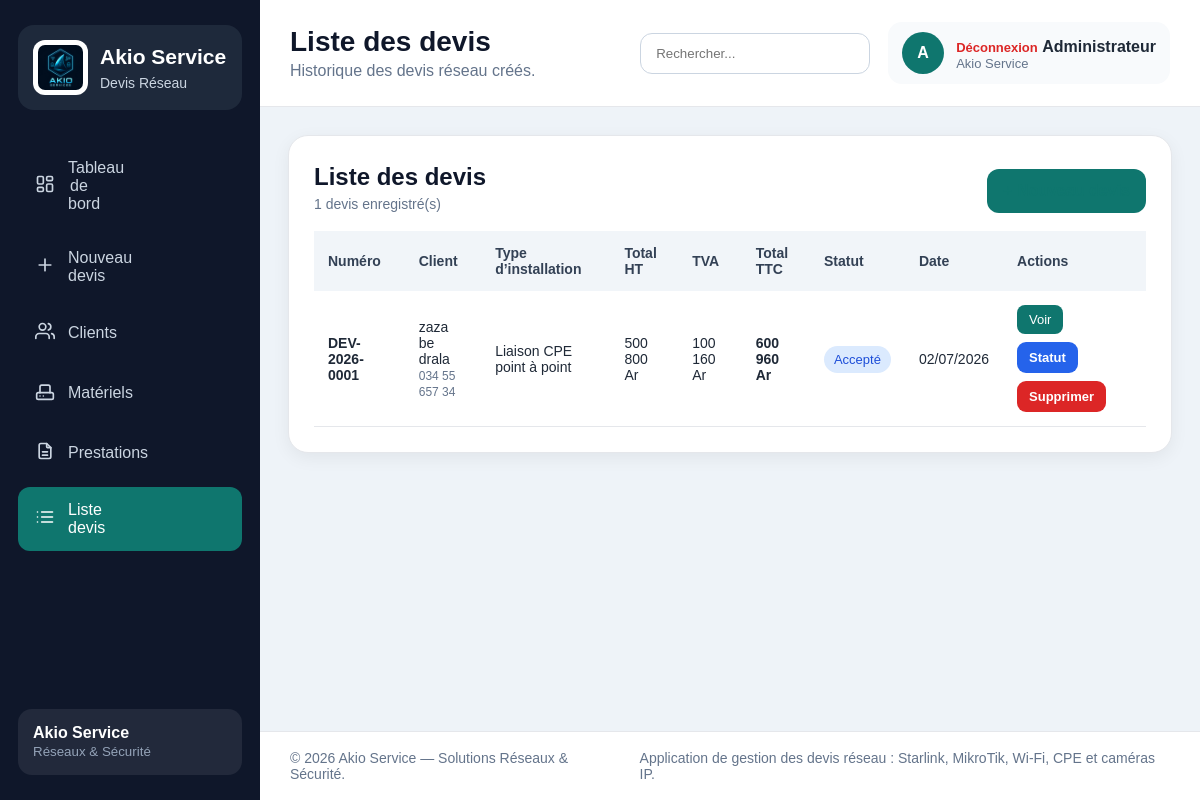
Screenshot of /liste_devis.php (signed in) with the database file from the repository.
### tables this page shows
CREATE TABLE `devis` (
  `id` int(11) NOT NULL AUTO_INCREMENT,
  `numero_devis` varchar(50) DEFAULT NULL,
  `client_id` int(11) DEFAULT NULL,
  `type_installation` varchar(100) DEFAULT NULL,
  `total_ht` decimal(12,2) DEFAULT NULL,
  `tva` decimal(12,2) DEFAULT NULL,
  `total_ttc` decimal(12,2) DEFAULT NULL,
  `statut` varchar(30) DEFAULT 'Brouillon',
  `date_devis` datetime DEFAULT current_timestamp(),
  PRIMARY KEY (`id`),
  KEY `client_id` (`client_id`),
  CONSTRAINT `devis_ibfk_1` FOREIGN KEY (`client_id`) REFERENCES `clients` (`id`)
);

CREATE TABLE `clients` (
  `id` int(11) NOT NULL AUTO_INCREMENT,
  `nom` varchar(100) NOT NULL,
  `telephone` varchar(30) DEFAULT NULL,
  `adresse` varchar(150) DEFAULT NULL,
  `email` varchar(100) DEFAULT NULL,
  `type_client` varchar(50) DEFAULT NULL,
  `date_creation` datetime DEFAULT current_timestamp(),
  PRIMARY KEY (`id`)
);

### liste_devis.php (the view, shortened to what this page needs)
<?php
require_once "config.php";
$requete = $pdo->query("
    SELECT
        devis.id,
        devis.numero_devis,
        devis.type_installation,
        devis.total_ht,
        devis.tva,
        devis.total_ttc,
        devis.statut,
        devis.date_devis,
        clients.nom AS client_nom,
        clients.telephone AS client_telephone
    FROM devis
    LEFT JOIN clients ON devis.client_id = clients.id
    ORDER BY devis.id DESC
");
$devis_liste = $requete->fetchAll(PDO::FETCH_ASSOC);
require_once "includes/header.php";
?>
<section class="content">
    <div class="panel">
        <div class="panel-header">
            <div>
                <h2>Liste des devis</h2>
                <p class="panel-subtitle">
                    <?php echo count($devis_liste); ?> devis enregistré(s)
                </p>
            </div>
            <a href="nouveau_devis.php" class="btn-submit">
            </a>
        </div>
        <?php if (count($devis_liste) > 0): ?>
            <div class="table-wrapper">
                <table>
                    <thead>
                        <tr>
                            <th>Numéro</th>
                            <th>Client</th>
                            <th>Type d’installation</th>
                            <th>Total HT</th>
                            <th>TVA</th>
                            <th>Total TTC</th>
                            <th>Statut</th>
                            <th>Date</th>
                            <th>Actions</th>
                        </tr>
                    </thead>
                    <tbody>
                        <?php foreach ($devis_liste as $devis): ?>
                            <tr>
                                <td>
                                    <strong>
                                        <?php echo htmlspecialchars($devis["numero_devis"]); ?>
                                    </strong>
                                </td>
                                <td>
                                    <?php echo htmlspecialchars($devis["client_nom"] ?? "Client non défini"); ?>
                                    <?php if (!empty($devis["client_telephone"])): ?>
                                        <br>
                                        <small>
                                            <?php echo htmlspecialchars($devis["client_telephone"]); ?>
                                        </small>
                                    <?php endif; ?>
                                </td>
                                <td>
                                    <?php echo htmlspecialchars($devis["type_installation"]); ?>
                                </td>
                                <td>
                                    <?php echo number_format($devis["total_ht"], 0, ",", " "); ?> Ar
                                </td>
                                <td>
                                    <?php echo number_format($devis["tva"], 0, ",", " "); ?> Ar
                                </td>
                                <td>
                                    <strong>
                                        <?php echo number_format($devis["total_ttc"], 0, ",", " "); ?> Ar
                                    </strong>
                                </td>
                                <td>
                                    <span class="status">
                                        <?php echo htmlspecialchars($devis["statut"]); ?>
                                    </span>
                                </td>
                                <td>
                                    <?php echo date("d/m/Y", strtotime($devis["date_devis"])); ?>
                                </td>
                                <td>
                                    <div class="table-actions">
                                        <a
                                            href="voir_devis.php?id=<?php echo $devis["id"]; ?>"
                                            class="small-btn"
                                        >
                                            Voir
                                        </a>
                                        <button
                                            type="button"
                                            class="btn-edit"
                                            onclick="openStatutDevisModal(
                                                '<?php echo $devis["id"]; ?>',
                                                '<?php echo htmlspecialchars($devis["numero_devis"], ENT_QUOTES); ?>',
                                                '<?php echo htmlspecialchars($devis["statut"], ENT_QUOTES); ?>'
                                            )"
                                        >
                                            Statut
                                        </button>
                                        <button
                                            type="button"
                                            class="btn-delete"
                                            onclick="openDeleteDevisModal(
                                                '<?php echo $devis["id"]; ?>',
                                                '<?php echo htmlspecialchars($devis["numero_devis"], ENT_QUOTES); ?>'
                                            )"
                                        >
                                            Supprimer
                                        </button>
                                    </div>
                                </td>
                            </tr>
                        <?php endforeach; ?>
                    </tbody>
                </table>
            </div>
        <?php endif; ?>
    </div>
</section>
<?php require_once "includes/footer.php"; ?>

### css/style.css (style rules this page uses)
:root { --color-accent: #0f766e; --color-accent-dark: #115e59; --color-bg: #eef3f8; --color-panel-bg: #ffffff; --color-empty-bg: #f8fafc; --color-table-header-bg: #f1f5f9; --color-status-bg: #dbeafe; --color-text: #1f2937; --color-text-strong: #0f172a; --color-text-secondary: #64748b; --color-border: #e5e7eb; --color-border-input: #cbd5e1; --color-shadow: rgba(0,0,0,0.06); }
* { margin: 0; padding: 0; box-sizing: border-box; }
body { font-family: Arial, sans-serif; background: var(--color-bg); color: var(--color-text); }
.content { padding: 28px; flex: 1; }
.panel { background: var(--color-panel-bg); padding: 25px; border-radius: 20px; border: 1px solid var(--color-border); box-shadow: 0 5px 18px var(--color-shadow); }
.panel-header { display: flex; justify-content: space-between; align-items: center; margin-bottom: 18px; }
.panel-header h2 { color: var(--color-text-strong); }
.panel-header a { color: #0f766e; text-decoration: none; font-weight: bold; }
table { width: 100%; border-collapse: collapse; }
th { background: var(--color-table-header-bg); padding: 14px; text-align: left; color: #334155; font-size: 14px; }
td { padding: 14px; border-bottom: 1px solid var(--color-border); font-size: 14px; }
.status { background: var(--color-status-bg); color: #1d4ed8; padding: 6px 10px; border-radius: 50px; font-size: 13px; }
.small-btn { background: var(--color-accent); color: white; padding: 7px 12px; border-radius: 8px; text-decoration: none; font-size: 13px; }
.btn-submit { background: var(--color-accent); color: white; border: none; padding: 13px 16px; border-radius: 12px; font-weight: bold; cursor: pointer; margin-top: 8px; }

### css/devis.css (style rules this page uses)
.panel-subtitle { color: var(--color-text-secondary); margin-top: 5px; font-size: 14px; }
.table-wrapper { overflow-x: auto; }
.panel-header .btn-submit { text-decoration: none; display: inline-block; }
td small { color: var(--color-text-secondary); font-size: 12px; }
.table-actions { display: flex; gap: 8px; flex-wrap: wrap; }
.btn-edit, .btn-delete, .btn-cancel { border: none; cursor: pointer; padding: 8px 12px; border-radius: 9px; text-decoration: none; font-size: 13px; font-weight: bold; display: inline-block; }
.btn-edit { background: #2563eb; color: white; }
.btn-delete { background: #dc2626; color: white; }

### rows the page displays
devis: numero_devis "DEV-2026-0001", client.nom "zaza be drala", client.telephone "034 55 657 34", type_installation "Liaison CPE point à point", total_ht "500 800", tva "100 160", total_ttc "600 960", statut "Accepté", date_devis "02/07/2026"

### other values shown
$item['label'] "Tableau de bord"
$item['label'] "Nouveau devis"
$item['label'] "Clients"
$item['label'] "Matériels"
$item['label'] "Prestations"
$item['label'] "Liste devis"
$titre_page "Liste des devis"
$description_page "Historique des devis réseau créés."
count($devis_liste) "1"
